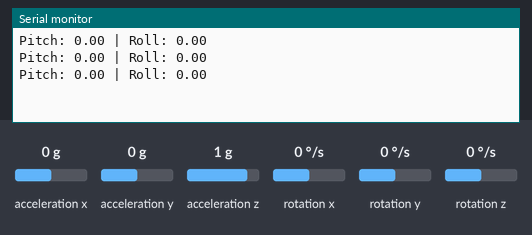
A sketch run on a simulated Arduino Uno, built with avr-gcc and run on an emulated ATmega328P. Shown: the last lines printed to the serial monitor. The test bench sets the inputs (shaded band); at power-on: acceleration x 0 g, acceleration y 0 g, acceleration z 1 g, rotation x 0 °/s, rotation y 0 °/s, rotation z 0 °/s.

Above: at 1.3 s.
1.4 s: acceleration x set to -1.4 g
At 1.9 s:
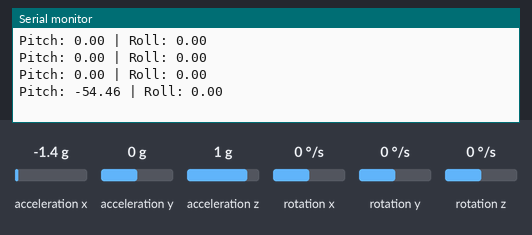
2.9 s: acceleration y set to -1.4 g
At 3.4 s:
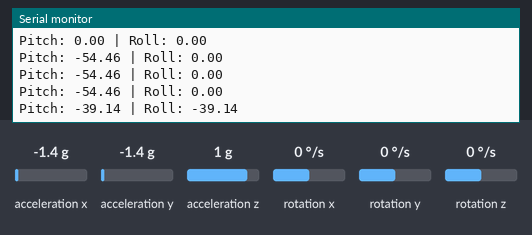
4.4 s: acceleration z set to -1.4 g
At 4.9 s:
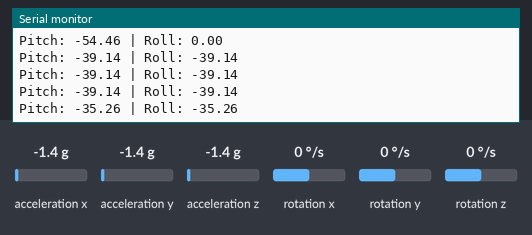
Timing chart, 0 to 7.4 s (numbered marks = the images above; inputs shaded):
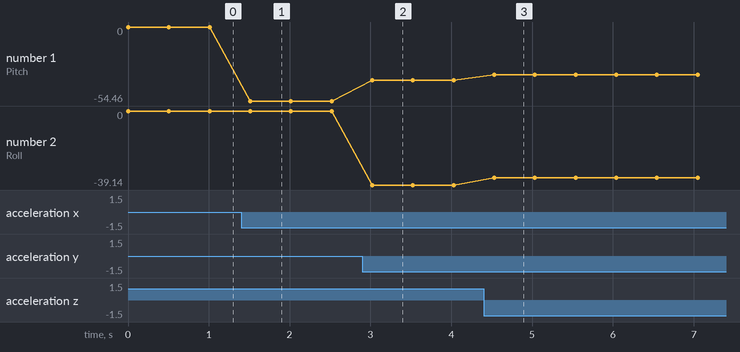

Measured:
- after the input at 1.4 s, the serial monitor: prints a new line after 0.11 s (image 1)
- after the input at 2.9 s, the serial monitor: prints a new line after 0.12 s (image 2)
- after the input at 4.4 s, the serial monitor: prints a new line after 0.13 s (image 3)
- plotted number 1: 0 → -54.46 after the input at 1.4 s, -54.46 → -39.14 after the input at 2.9 s, -39.14 → -35.26 after the input at 4.4 s
- plotted number 2: 0 → -39.14 after the input at 2.9 s, -39.14 → -35.26 after the input at 4.4 s

The sketch:

accelerometer.ino
```cpp
#include <MPU6050.h>

MPU6050 mpu;

int16_t ax, ay, az;

void setup() {
  Serial.begin(9600);
  mpu.initialize();
}

void loop() {
  // Read accelerometer data
  mpu.getAcceleration(&ax, &ay, &az);

  // Convert to g (optional scaling)
  float Ax = ax / 16384.0;
  float Ay = ay / 16384.0;
  float Az = az / 16384.0;

  // Calculate tilt angles (in degrees)
  float pitch = atan2(Ax, sqrt(Ay * Ay + Az * Az)) * 180.0 / PI;
  float roll  = atan2(Ay, sqrt(Ax * Ax + Az * Az)) * 180.0 / PI;

  // Print results
  Serial.print("Pitch: ");
  Serial.print(pitch);
  Serial.print(" | Roll: ");
  Serial.println(roll);

  delay(500);
}
```
